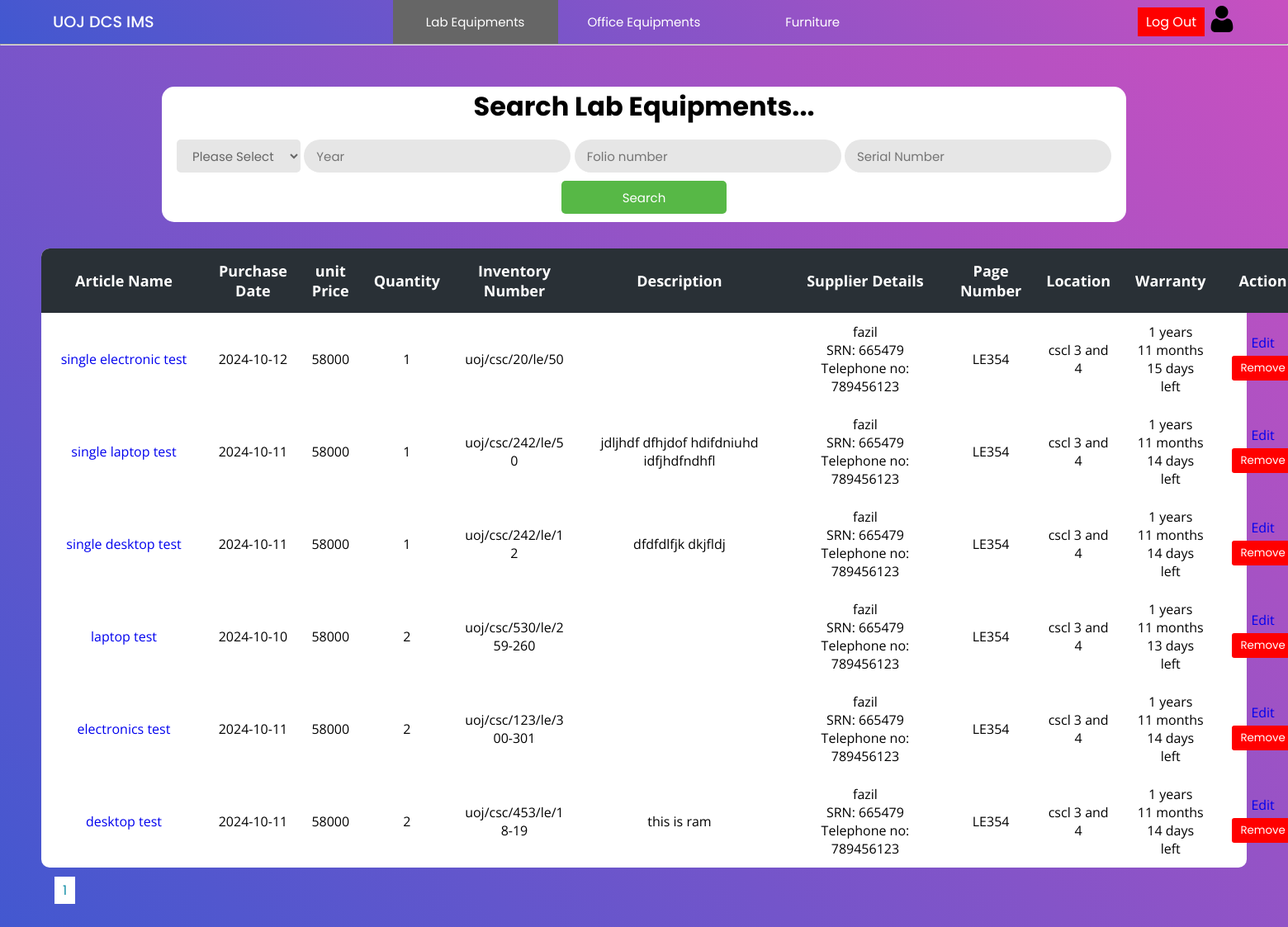
Before: /Project/lab/lab.php (signed in) with the older database file.
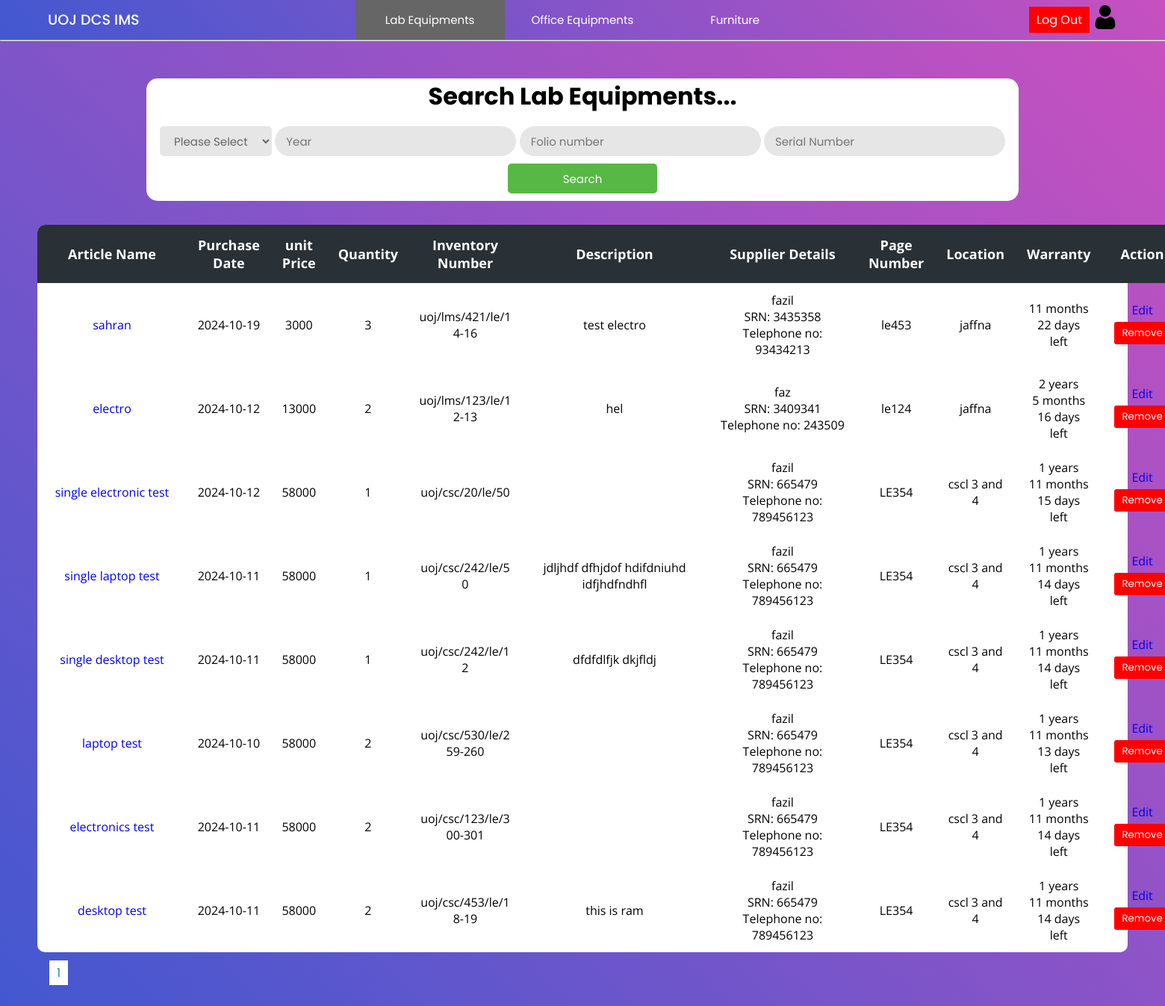
After: the same page with the newer database file.
### tables this page shows
CREATE TABLE `invoice` (
  `invoice_id` int(11) NOT NULL,
  `name` varchar(200) NOT NULL,
  `date` date NOT NULL,
  `price` float NOT NULL,
  `quantity` int(11) NOT NULL,
  `folio_number` varchar(50) NOT NULL,
  `description` varchar(400) NOT NULL,
  `supplier_name` varchar(150) NOT NULL,
  `supplier_tt` int(15) NOT NULL,
  `srn` int(11) NOT NULL,
  `type` varchar(15) NOT NULL,
  `page_number` varchar(30) NOT NULL,
  `location` varchar(50) NOT NULL,
  `warranty` int(11) NOT NULL
);

### Project/lab/lab.php (the view, shortened to what this page needs)
<?php
include("../config/connection.php");
$rowsPerPage = 10;
$page = isset($_GET['page']) ? intval($_GET['page']) : 1;
$offset = ($page - 1) * $rowsPerPage;
$queryinvoice = "SELECT * FROM invoice ORDER BY invoice_id DESC LIMIT $offset, $rowsPerPage";
$totalRows = mysqli_num_rows(mysqli_query($con, "SELECT * FROM invoice"));
$totalPages = ceil($totalRows / $rowsPerPage);
?>
<!DOCTYPE html>
<html lang="en">
<head>
    <link rel="stylesheet" href="../css/lab.css">
    <link rel="stylesheet" href="../css/main.css">
</head>
<body>
    <?php include "../header/header.php"; ?>
    <hr>
    <div class="main-container">
        <div class="container">
            <h2>Search Lab Equipments...</h2>
            <div>
                <form action="lab.php" method="get">
                    <select name="type">
                        <option value="">Please Select</option>
                    </select>
                    <input type="number" placeholder="Year" name="year" value="<?php if (isset($_POST['year'])) {echo $_POST['year'];} ?>" />
                    <input type="text" placeholder="Folio number" name="folio" value="<?php if (isset($_POST['folio'])) {echo $_POS['folio'];} ?>" />
                    <input type="text" placeholder="Serial Number" name="SN" value="<?php if (isset($_POST['SN'])) {echo $_POST['SN'];}?>">
                    <input class="button" type="submit" name="search" value="Search" />
                </form>
            </div>
        </div>
        <div class="table-con">
            <table>
                <thead>
                    <tr>
                        <th>Article Name</th>
                        <th>Purchase Date</th>
                        <th>unit Price</th>
                        <th>Quantity</th>
                        <th>Inventory Number</th>
                        <th>Description</th>
                        <th colspan=2>Supplier Details</th>
                        <th>Page Number</th>
                        <th>Location</th>
                        <th>Warranty</th>
                        <th>Action</th>
                    </tr>
                </thead>
                <tbody>
                    <?php
                    $resultinvoice = mysqli_query($con, $queryinvoice);
                    while ($rowinvoice = mysqli_fetch_assoc($resultinvoice)) {
                    ?>
                        <tr>
                            <td class="name"><a href="labItems.php?searchItems=true&id=<?php echo $rowinvoice['invoice_id'] ?>"><?php echo $rowinvoice['name'] ?></a></td>
                            <td><?php echo $rowinvoice['date'] ?></td>
                            <td><?php echo $rowinvoice['price'] ?></td>
                            <td><?php echo $rowinvoice['quantity'] ?></td>
                            <td class="folio_number"><?php echo $rowinvoice['folio_number'] ?></td>
                            <td class="description"><?php echo $rowinvoice['description'] ?></td>
                            <td class="sname" colspan=2>
                                <?php
                                echo $rowinvoice['supplier_name'];
                                if (!empty($rowinvoice['srn'])) {
                                    echo "<br>SRN: " . $rowinvoice['srn'];
                                }
                                if (!empty($rowinvoice['supplier_tt'])) {
                                    echo "<br>Telephone no: " . $rowinvoice['supplier_tt'];
                                }
                                ?>
                            </td>
                            <td><?php echo $rowinvoice['page_number'] ?></td>
                            <td><?php echo $rowinvoice['location'] ?></td>
                            <td>
                                <?php
                                $purchaseDate = $rowinvoice['date'];
                                $warrantyMonths = $rowinvoice['warranty'];
                                $purchaseDateObj = new DateTime($purchaseDate);
                                $purchaseDateObj->modify("+$warrantyMonths months");
                                $currentDate = new DateTime();
                                if ($purchaseDateObj > $currentDate) {
                                    $interval = $currentDate->diff($purchaseDateObj);
                                    if ($interval->y > 0) {
                                        echo  $interval->y . " years<br>";
                                    }
                                    if ($interval->m > 0) {
                                        echo $interval->m . " months<br>";
                                    }
                                    if ($interval->d > 0) {
                                        echo  $interval->d . " days<br>left";
                                    }
                                } else {
                                    echo "expired";
                                }
                                ?>
                            </td>
                            <td>
                                <a href="addData.php?id=<?php echo $rowinvoice['invoice_id'] ?>">Edit</a>
                                <form method="post" action="actionItem.php">
                                    <button class="logout" type="submit" onclick="return confirm('Are you sure to remove this record ?')">Remove</button>
                                </form>
                            </td>
                        </tr>
                    <?php
                    }
                    ?>
                </tbody>
            </table>
        </div>
        <div class="pagination" style="margin:15px;">
            <?php
            for ($i = 1; $i <= $totalPages; $i++) {
                echo '<a href="?page=' . $i . '" style="margin:1px;background-color: #fff; color: #1690A7; border: none; padding: 5px 10px; cursor: pointer; width:5px;">' . $i . '</a>';
            }
            ?>
        </div>
    </div>
</body>
</html>

### Project/header/header.php (shortened to what this page needs)
<!DOCTYPE html>
<html lang="en">
<head>
    <link rel="stylesheet" href="../css/header.css">
    <link rel="stylesheet" href="../css/main.css">
</head>
<body>
    <div class="nav-bar">
        <div class="header_1">
            <a href="../admin/index.php"><h1>UOJ DCS IMS </h1></a>
        </div>
        <div class="header_2">
            <ul>
                <li class="lab"><a href="../lab/lab.php" >Lab Equipments</a>
                </li>
                <li class="office"><a href="../office/office.php">Office Equipments</a>
                </li>
                <li class="furniture"><a href="../furniture/furniture.php">Furniture</a>
                </li>
            </ul>
        </div>
        <div class="inside_1">
        <a href="../login/logout.php" class="logout">Log Out</a>
        <?php
            $username = $_SESSION['uname'];
            $query = "SELECT role FROM admin WHERE username = '$username' ";
            $result = mysqli_query($con,$query);
            $row = mysqli_fetch_assoc($result);
            if ('masteradmin' == $row['role']) {
                ?>
                <a href="../admin/masterAdminAction.php">
                    <img src="../Multimedia/user.png" alt="user">
                </a>
                <?php
            } else {
                ?>
                <a href="../admin/adminAction.php">
                    <img src="../Multimedia/user.png" alt="user">
                </a>
                <?php
            }
        ?>
        </div>
    </div>
</body>
</html>

### Project/css/lab.css (style rules this page uses)
.main-container { padding: 50px; min-height: 100vh; height: fit-content; background: linear-gradient(-135deg, #c850c0, #4158d0); }
.container { text-align: center; background-color: white; border-radius: 15px; width: 80%; margin: auto; margin-bottom: 2rem; padding: 0 0 10px 0; }
h2 { font-size: 2rem; margin-bottom: 1rem; font-family: 'Poppins', sans-serif; }
select { font-size: 15px; color: #666; background: #e6e6e6; height: 40px; border-radius: 5px; padding: 0 15px 0 15px; border: none; font-family: 'Poppins', sans-serif; width: 150px; }
option { font-size: 15px; color: #666; background: #e6e6e6; height: 40px; border-radius: 5px; padding: 0 15px 0 15px; border: none; font-family: 'Poppins', sans-serif; }
.button { background: #57b846; color: white; cursor: pointer; height: 40px; border-radius: 5px; padding: 0 15px 0 15px; border: none; font-family: 'Poppins', sans-serif; width: 200px; margin-top: 10px; }
table { border-collapse: collapse; border-radius: 10px; overflow: hidden; max-width: 100%; margin: 0 auto; position: relative; }
.table-con { border-collapse: collapse; background: #fff; border-radius: 10px; width: auto; margin: auto; position: relative; font-family: 'Open Sans'; text-align: center; background: #fff; }
.table-con td.description { max-width: 300px; word-wrap: break-word; min-width: 250px; }
.table-con td.name { max-width: 200px; word-wrap: break-word; min-width: 200px; }
.table-con td.sname { max-width: 300px; word-wrap: break-word; min-width: 200px; }
.table-con td.folio_number { max-width: 150px; word-wrap: break-word; }
th { width: 100px; font-size: 18px; background: #293036; color: white; padding: 15px; }
td { padding: 12px; }
input { font-size: 15px; color: #666; background: #e6e6e6; height: 40px; border-radius: 20px; padding: 0 15px 0 15px; border: none; font-family: 'Poppins', sans-serif; }
.logout { margin: 5px; background-color: #ff0000; color: #ffffff; border: none; padding: 5px 10px; cursor: pointer; }

### Project/css/main.css (style rules this page uses)
* { margin: 0; padding: 0; text-decoration: none; box-sizing: border-box; }
:root { --bg-gradient: linear-gradient(-135deg, #c850c0, #4158d0); --bg-gray: #e6e6e6; --text-color: #666; --inp-color: #57b846; }
body { font-family: 'Poppins', sans-serif; }

### Project/css/header.css (style rules this page uses)
* { margin: 0; padding: 0; text-decoration: none; box-sizing: border-box; }
:root { --bg-gradient: linear-gradient(-135deg, #c850c0, #4158d0); --bg-gray: #e6e6e6; --text-color: #666; --inp-color: #57b846; }
body { font-family: 'Poppins', sans-serif; }
.nav-bar { display: flex; justify-content: space-between; align-items: center; padding: 0 4rem; background: var(--bg-gradient); box-shadow: 0 5px 30px rgb(0, 0, 0); }
h1 { font-size: 1.2rem; font-weight: 500; color: white; }
.inside_1 img { width: 2rem; }
ul { list-style: none; }
ul li { display: inline-block; position: relative; }
ul li a { display: block; padding: 15px 25px; color: #fff; text-decoration: none; text-align: center; font-size: 15px; width: 200px; }
.inside_1 { display: flex; justify-content: center; align-items: center; }
button { border: none; padding: 3px 4px; border-radius: 3px; font-family: 'Poppins', sans-serif; margin-right: 10px; }
.logout { margin: 5px; background-color: #ff0000; color: #ffffff; border: none; padding: 5px 10px; cursor: pointer; }

### Project/lab/lab.php (style rules this page uses)
ul .lab a { background-color: var(--text-color) }

Changed rows visible on the page:
added invoice: name "sahran", date "2024-10-19", price "3000", quantity "3", folio_number "uoj/lms/421/le/14-16", description "test electro", supplier_name "fazil", srn "3435358", supplier_tt "93434213", page_number "le453", location "jaffna", date+warranty "11", date+warranty "22"
added invoice: name "electro", date "2024-10-12", price "13000", quantity "2", folio_number "uoj/lms/123/le/12-13", description "hel", supplier_name "faz", srn "3409341", supplier_tt "243509", page_number "le124", location "jaffna", date+warranty "2", date+warranty "5", date+warranty "16"
